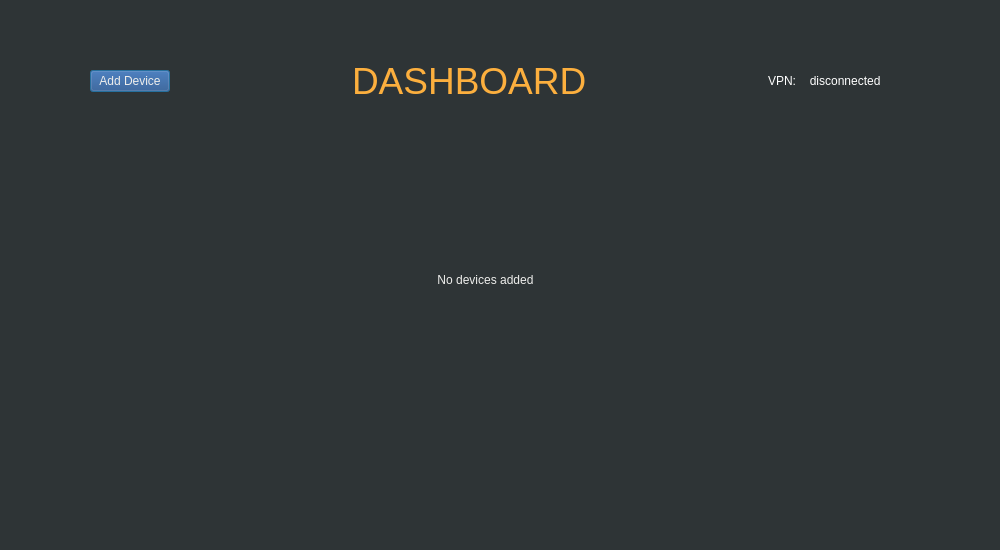
<?xml version="1.0" encoding="UTF-8"?>
<ui version="4.0">
 <class>Dialog</class>
 <widget class="QDialog" name="Dialog">
  <property name="geometry">
   <rect>
    <x>0</x>
    <y>0</y>
    <width>1000</width>
    <height>550</height>
   </rect>
  </property>
  <property name="sizePolicy">
   <sizepolicy hsizetype="Expanding" vsizetype="Expanding">
    <horstretch>0</horstretch>
    <verstretch>0</verstretch>
   </sizepolicy>
  </property>
  <property name="windowTitle">
   <string>Dialog</string>
  </property>
  <property name="styleSheet">
   <string notr="true">background-color: rgb(46, 52, 54);</string>
  </property>
  <widget class="QWidget" name="gridLayoutWidget_3">
   <property name="geometry">
    <rect>
     <x>90</x>
     <y>60</y>
     <width>791</width>
     <height>391</height>
    </rect>
   </property>
   <layout class="QGridLayout" name="gridLayout_3">
    <item row="1" column="0">
     <layout class="QGridLayout" name="dashboard_layout">
      <item row="0" column="0">
       <widget class="QLabel" name="empty_label">
        <property name="styleSheet">
         <string notr="true">color:rgb(238, 238, 236)</string>
        </property>
        <property name="text">
         <string>No devices added</string>
        </property>
        <property name="alignment">
         <set>Qt::AlignCenter</set>
        </property>
       </widget>
      </item>
     </layout>
    </item>
    <item row="0" column="0">
     <layout class="QGridLayout" name="gridLayout_2">
      <item row="0" column="4">
       <widget class="QLabel" name="label_2">
        <property name="styleSheet">
         <string notr="true">color:rgb(255, 255, 255)</string>
        </property>
        <property name="text">
         <string>VPN: </string>
        </property>
       </widget>
      </item>
      <item row="0" column="0">
       <widget class="QPushButton" name="add_button">
        <property name="sizePolicy">
         <sizepolicy hsizetype="Maximum" vsizetype="Maximum">
          <horstretch>0</horstretch>
          <verstretch>0</verstretch>
         </sizepolicy>
        </property>
        <property name="styleSheet">
         <string notr="true">color:rgb(238, 238, 236);

background-color: rgb(32, 74, 135);</string>
        </property>
        <property name="text">
         <string>Add Device</string>
        </property>
       </widget>
      </item>
      <item row="0" column="5">
       <widget class="QLabel" name="indicator">
        <property name="styleSheet">
         <string notr="true">color:rgb(255, 255, 255)</string>
        </property>
        <property name="text">
         <string> disconnected</string>
        </property>
        <property name="alignment">
         <set>Qt::AlignCenter</set>
        </property>
       </widget>
      </item>
      <item row="0" column="2">
       <widget class="QLabel" name="label">
        <property name="styleSheet">
         <string notr="true">color:rgb(252, 175, 62);
font-size:28pt;

</string>
        </property>
        <property name="text">
         <string>DASHBOARD</string>
        </property>
       </widget>
      </item>
      <item row="0" column="1">
       <spacer name="horizontalSpacer">
        <property name="orientation">
         <enum>Qt::Horizontal</enum>
        </property>
        <property name="sizeHint" stdset="0">
         <size>
          <width>40</width>
          <height>20</height>
         </size>
        </property>
       </spacer>
      </item>
      <item row="0" column="3">
       <spacer name="horizontalSpacer_2">
        <property name="orientation">
         <enum>Qt::Horizontal</enum>
        </property>
        <property name="sizeHint" stdset="0">
         <size>
          <width>40</width>
          <height>20</height>
         </size>
        </property>
       </spacer>
      </item>
     </layout>
    </item>
   </layout>
  </widget>
 </widget>
 <resources/>
 <connections/>
</ui>
